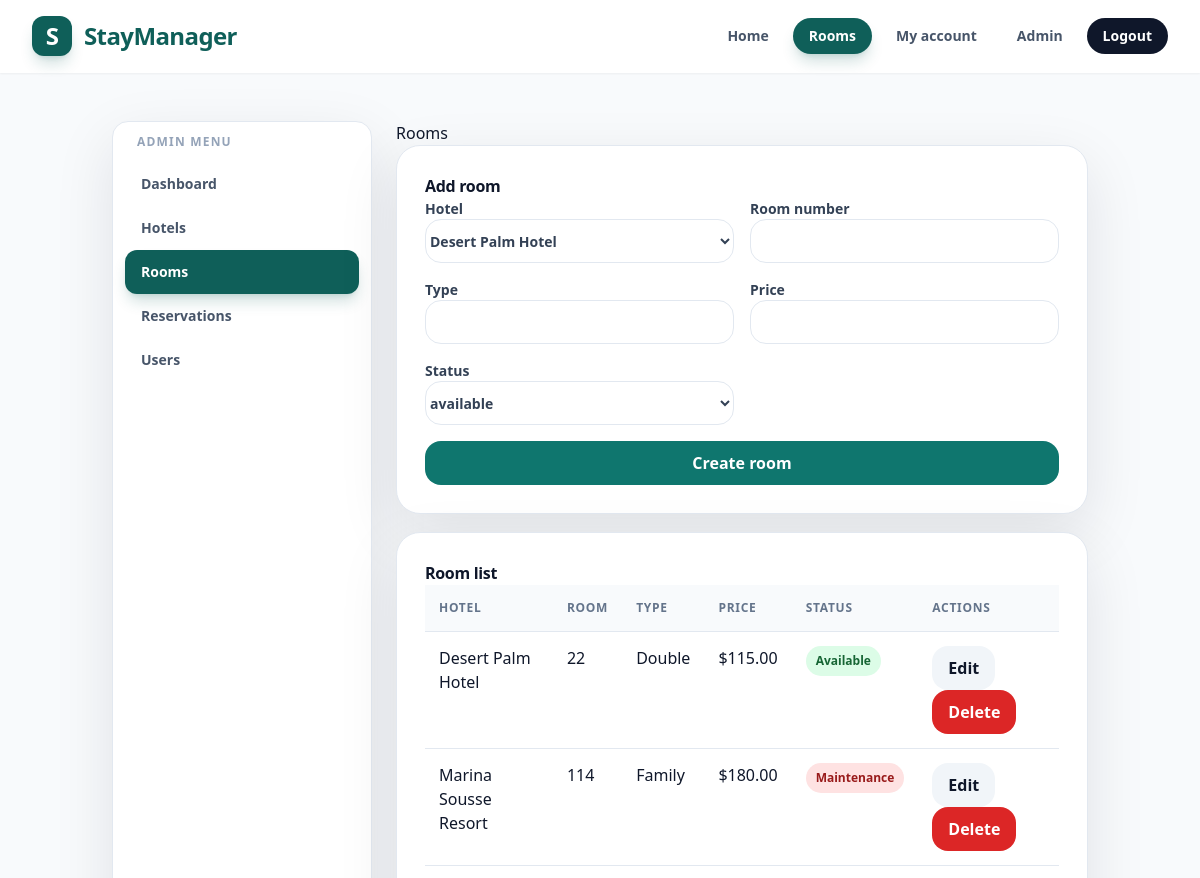
The app's page /admin/rooms.php (signed in, upper part), older data.
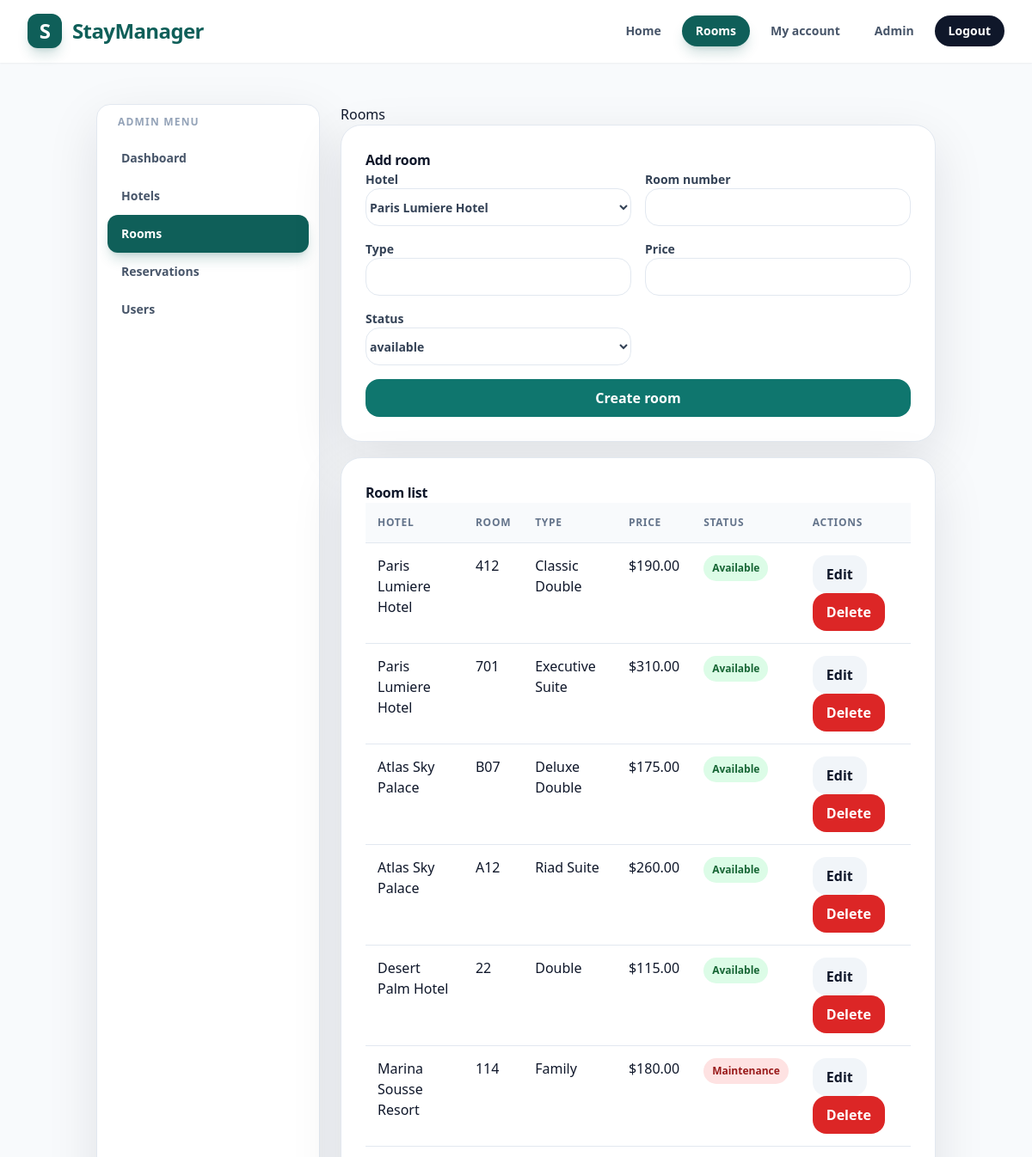
The same page, newer data.
### tables this page shows
CREATE TABLE rooms (
    id INT AUTO_INCREMENT PRIMARY KEY,
    hotel_id INT NOT NULL,
    room_number VARCHAR(30) NOT NULL,
    type VARCHAR(80) NOT NULL,
    price DECIMAL(10, 2) NOT NULL,
    status ENUM('available', 'reserved', 'maintenance') NOT NULL DEFAULT 'available',
    created_at TIMESTAMP DEFAULT CURRENT_TIMESTAMP,
    CONSTRAINT fk_rooms_hotel FOREIGN KEY (hotel_id) REFERENCES hotels(id) ON DELETE CASCADE
);

CREATE TABLE hotels (
    id INT AUTO_INCREMENT PRIMARY KEY,
    name VARCHAR(150) NOT NULL,
    city VARCHAR(100) NOT NULL,
    country VARCHAR(100) NOT NULL DEFAULT 'Tunisia',
    stars TINYINT NOT NULL DEFAULT 4,
    photo_url VARCHAR(500) NULL,
    address VARCHAR(255) NOT NULL,
    description TEXT NOT NULL,
    created_at TIMESTAMP DEFAULT CURRENT_TIMESTAMP
);

### app/Core/helpers.php (called while the page is built, shortened)
<?php
function basePath(): string
{
    $scriptName = str_replace('\\', '/', $_SERVER['SCRIPT_NAME'] ?? '');
    $publicPosition = strpos($scriptName, '/public/');
    return '';
}
function url(string $path = ''): string
{
    $path = '/' . ltrim($path, '/');
    return basePath() . ($path === '/' ? '' : $path);
}
function isCurrentPath(string $path): bool
{
    $requestPath = parse_url($_SERVER['REQUEST_URI'] ?? '', PHP_URL_PATH) ?: '';
    return str_ends_with($requestPath, $path);
}
function e(?string $value): string
{
    return htmlspecialchars($value ?? '', ENT_QUOTES, 'UTF-8');
}

### app/Core/Session.php (called while the page is built, shortened)
<?php
class Session
{
    public static function get(string $key, mixed $default = null): mixed
    {
        return $_SESSION[$key] ?? $default;
    }
}

### app/Services/Auth.php (called while the page is built, shortened)
<?php
class Auth
{
    public static function user(): ?array
    {
        return Session::get('user');
    }
}

### app/Models/Hotel.php (called while the page is built, shortened)
<?php
class Hotel
{
    public function all(): array
    {
        return $this->db->query('SELECT * FROM hotels ORDER BY id DESC')->fetchAll();
    }
}

### app/Models/Room.php (called while the page is built, shortened)
<?php
class Room
{
    public function all(): array
    {
        $sql = 'SELECT rooms.*, hotels.name AS hotel_name, hotels.city, hotels.country, hotels.stars, hotels.photo_url, hotels.description AS hotel_description
                FROM rooms
                JOIN hotels ON hotels.id = rooms.hotel_id
                ORDER BY rooms.id DESC';
        return $this->db->query($sql)->fetchAll();
    }
}

### public/admin/rooms.php (the view, shortened to what this page needs)
<?php
require_once __DIR__ . '/../../app/bootstrap.php';
$roomModel = new Room($db);
$hotelModel = new Hotel($db);
$editRoom = null;
$rooms = $roomModel->all();
$hotels = $hotelModel->all();
require_once __DIR__ . '/../includes/header.php';
?>
<main class="container admin-layout">
    <?php require_once __DIR__ . '/includes/sidebar.php'; ?>
    <section>
        <h1>Rooms</h1>
        <section class="card">
            <h2><?= $editRoom ? 'Edit room' : 'Add room' ?></h2>
            <form class="form" method="post">
                <div class="form-row">
                    <label>Hotel
                        <select name="hotel_id" required>
                            <?php foreach ($hotels as $hotel): ?>
                                <option value="<?= (int) $hotel['id'] ?>" <?= (int) ($editRoom['hotel_id'] ?? 0) === (int) $hotel['id'] ? 'selected' : '' ?>>
                                    <?= e($hotel['name']) ?>
                                </option>
                            <?php endforeach; ?>
                        </select>
                    </label>
                    <label>Room number <input type="text" name="room_number" value="<?= e($editRoom['room_number'] ?? '') ?>" required></label>
                </div>
                <div class="form-row">
                    <label>Type <input type="text" name="type" value="<?= e($editRoom['type'] ?? '') ?>" required></label>
                    <label>Price <input type="number" step="0.01" name="price" value="<?= e((string) ($editRoom['price'] ?? '')) ?>" required></label>
                    <label>Status
                        <select name="status">
                            <?php foreach (['available', 'reserved', 'maintenance'] as $status): ?>
                                <option value="<?= $status ?>" <?= ($editRoom['status'] ?? '') === $status ? 'selected' : '' ?>><?= $status ?></option>
                            <?php endforeach; ?>
                        </select>
                    </label>
                </div>
                <button class="btn" type="submit"><?= $editRoom ? 'Update room' : 'Create room' ?></button>
            </form>
        </section>
        <section class="card" style="margin-top: 18px;">
            <h2>Room list</h2>
            <div class="table-wrap">
                <table>
                    <thead><tr><th>Hotel</th><th>Room</th><th>Type</th><th>Price</th><th>Status</th><th>Actions</th></tr></thead>
                    <tbody>
                        <?php foreach ($rooms as $room): ?>
                            <tr>
                                <td><?= e($room['hotel_name']) ?></td>
                                <td><?= e($room['room_number']) ?></td>
                                <td><?= e($room['type']) ?></td>
                                <td>$<?= number_format((float) $room['price'], 2) ?></td>
                                <td><span class="status <?= e($room['status']) ?>"><?= e($room['status']) ?></span></td>
                                <td>
                                    <a class="btn secondary" href="<?= e(url('/admin/rooms.php?edit=' . (int) $room['id'])) ?>">Edit</a>
                                    <form class="inline-form" method="post">
                                        <button class="btn danger" type="submit">Delete</button>
                                    </form>
                                </td>
                            </tr>
                        <?php endforeach; ?>
                    </tbody>
                </table>
            </div>
        </section>
    </section>
</main>
<?php require_once __DIR__ . '/../includes/footer.php'; ?>

### public/includes/header.php (shortened to what this page needs)
<?php
$currentUser = Auth::user();
?>
<!DOCTYPE html>
<html lang="en">
<head>
    <script src="https://cdn.tailwindcss.com"></script>
    <link rel="stylesheet" href="<?= e(url('/assets/css/style.css')) ?>">
</head>
<body class="min-h-screen bg-slate-50 text-slate-900 antialiased">
<header class="sticky top-0 z-40 border-b border-white/70 bg-white/90 shadow-sm backdrop-blur">
    <nav class="mx-auto flex max-w-7xl flex-col gap-4 px-4 py-4 sm:px-6 lg:flex-row lg:items-center lg:justify-between lg:px-8">
        <a href="<?= e(url('/')) ?>" class="flex items-center gap-3 text-2xl font-black tracking-tight text-brand-600">
            <span class="grid h-10 w-10 place-items-center rounded-xl bg-brand-600 text-white shadow-lg shadow-brand-600/20">S</span>
            StayManager
        </a>
        <div class="flex flex-wrap items-center gap-2">
            <a href="<?= e(url('/')) ?>" class="rounded-full px-4 py-2 text-sm font-bold transition <?= isCurrentPath('/index.php') || isCurrentPath('/public/') ? 'bg-brand-600 text-white shadow-lg shadow-brand-600/20' : 'text-slate-600 hover:bg-slate-100 hover:text-slate-950' ?>">Home</a>
            <a href="<?= e(url('/rooms.php')) ?>" class="rounded-full px-4 py-2 text-sm font-bold transition <?= isCurrentPath('/rooms.php') ? 'bg-brand-600 text-white shadow-lg shadow-brand-600/20' : 'text-slate-600 hover:bg-slate-100 hover:text-slate-950' ?>">Rooms</a>
            <?php if ($currentUser): ?>
                <a href="<?= e(url('/dashboard.php')) ?>" class="rounded-full px-4 py-2 text-sm font-bold text-slate-600 transition hover:bg-slate-100 hover:text-slate-950">My account</a>
                <?php if (($currentUser['role'] ?? '') === 'admin'): ?>
                    <a href="<?= e(url('/admin/index.php')) ?>" class="rounded-full px-4 py-2 text-sm font-bold text-slate-600 transition hover:bg-slate-100 hover:text-slate-950">Admin</a>
                <?php endif; ?>
                <a href="<?= e(url('/logout.php')) ?>" class="rounded-full bg-slate-900 px-4 py-2 text-sm font-bold text-white transition hover:bg-slate-700">Logout</a>
            <?php endif; ?>
        </div>
    </nav>
</header>

### public/admin/includes/sidebar.php
<aside class="rounded-2xl border border-slate-200 bg-white p-3 shadow-soft">
    <p class="px-3 pb-3 text-xs font-black uppercase tracking-widest text-slate-400">Admin menu</p>
    <a href="<?= e(url('/admin/index.php')) ?>" class="block rounded-xl px-4 py-3 text-sm font-bold transition <?= basename($_SERVER['SCRIPT_NAME']) === 'index.php' ? 'bg-brand-600 text-white shadow-lg shadow-brand-600/20' : 'text-slate-600 hover:bg-slate-100 hover:text-slate-950' ?>">Dashboard</a>
    <a href="<?= e(url('/admin/hotels.php')) ?>" class="block rounded-xl px-4 py-3 text-sm font-bold transition <?= basename($_SERVER['SCRIPT_NAME']) === 'hotels.php' ? 'bg-brand-600 text-white shadow-lg shadow-brand-600/20' : 'text-slate-600 hover:bg-slate-100 hover:text-slate-950' ?>">Hotels</a>
    <a href="<?= e(url('/admin/rooms.php')) ?>" class="block rounded-xl px-4 py-3 text-sm font-bold transition <?= basename($_SERVER['SCRIPT_NAME']) === 'rooms.php' ? 'bg-brand-600 text-white shadow-lg shadow-brand-600/20' : 'text-slate-600 hover:bg-slate-100 hover:text-slate-950' ?>">Rooms</a>
    <a href="<?= e(url('/admin/reservations.php')) ?>" class="block rounded-xl px-4 py-3 text-sm font-bold transition <?= basename($_SERVER['SCRIPT_NAME']) === 'reservations.php' ? 'bg-brand-600 text-white shadow-lg shadow-brand-600/20' : 'text-slate-600 hover:bg-slate-100 hover:text-slate-950' ?>">Reservations</a>
    <a href="<?= e(url('/admin/users.php')) ?>" class="block rounded-xl px-4 py-3 text-sm font-bold transition <?= basename($_SERVER['SCRIPT_NAME']) === 'users.php' ? 'bg-brand-600 text-white shadow-lg shadow-brand-600/20' : 'text-slate-600 hover:bg-slate-100 hover:text-slate-950' ?>">Users</a>
</aside>

### public/includes/footer.php (shortened to what this page needs)
</body>
</html>

### public/assets/css/style.css (style rules this page uses)
:root { --brand: #0f766e; --brand-dark: #123735; --border: #e2e8f0; --text: #0f172a; --muted: #64748b; }
a { color: inherit; text-decoration: none; }
.container { margin: 0 auto; max-width: 1280px; padding: 48px 24px; }
.admin-layout { display: grid; gap: 24px; grid-template-columns: 260px minmax(0, 1fr); }
.card { background: #fff; border: 1px solid var(--border); border-radius: 24px; box-shadow: 0 20px 60px rgba(15, 23, 42, 0.10); padding: 28px; }
.card h1, .card h2, .card h3 { color: var(--text); font-weight: 900; letter-spacing: -0.02em; margin-top: 0; }
.btn { align-items: center; background: var(--brand); border: 0; border-radius: 16px; color: #fff; cursor: pointer; display: inline-flex; font-weight: 900; justify-content: center; min-height: 44px; padding: 10px 16px; transition: 0.2s ease; }
.btn.secondary { background: #f1f5f9; color: var(--text); }
.btn.danger { background: #dc2626; }
.form { display: grid; gap: 16px; }
.form-row { display: grid; gap: 16px; grid-template-columns: repeat(auto-fit, minmax(220px, 1fr)); }
label { color: #334155; font-size: 14px; font-weight: 800; }
input, select, textarea { background: #fff; border: 1px solid var(--border); border-radius: 16px; color: var(--text); font: inherit; margin-top: 6px; min-height: 44px; outline: none; padding: 10px 14px; transition: 0.2s ease; width: 100%; }
.table-wrap { overflow-x: auto; }
table { border-collapse: collapse; width: 100%; }
th, td { border-bottom: 1px solid var(--border); padding: 14px; text-align: left; vertical-align: top; }
th { background: #f8fafc; color: #64748b; font-size: 12px; font-weight: 900; letter-spacing: 0.06em; text-transform: uppercase; }
.status { border-radius: 999px; display: inline-block; font-size: 12px; font-weight: 900; padding: 6px 10px; text-transform: capitalize; }
.status.confirmed, .status.available { background: #dcfce7; color: #166534; }
.status.cancelled, .status.maintenance { background: #fee2e2; color: #991b1b; }
.inline-form { display: inline; }

Row changes from the older to the newer data that the page shows:
added rooms: hotel.name "Paris Lumiere Hotel", room_number "412", type "Classic Double", price "190.00", status "Available"
added rooms: hotel.name "Paris Lumiere Hotel", room_number "701", type "Executive Suite", price "310.00", status "Available"
added rooms: hotel.name "Atlas Sky Palace", room_number "B07", type "Deluxe Double", price "175.00", status "Available"
added rooms: hotel.name "Atlas Sky Palace", room_number "A12", type "Riad Suite", price "260.00", status "Available"
Text that changed along with them:
form field hotel_id: "Desert Palm Hotel" → "Paris Lumiere Hotel"
